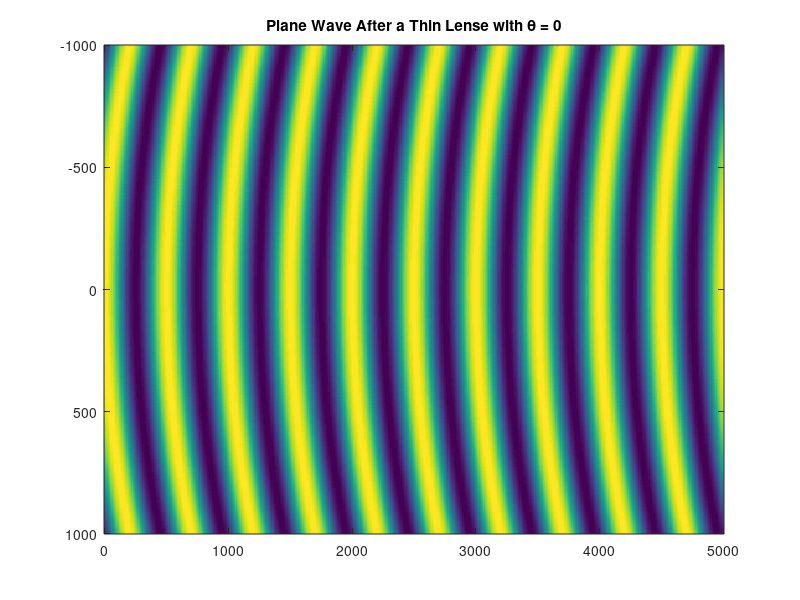
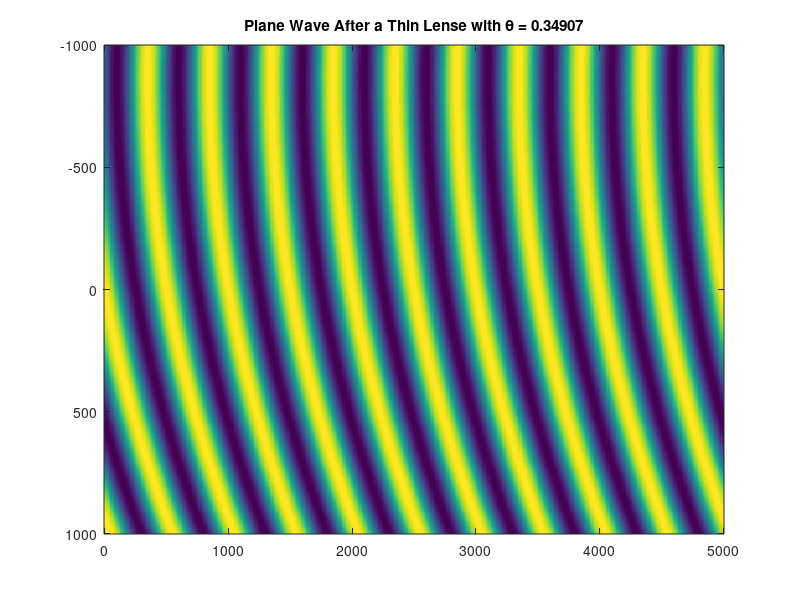
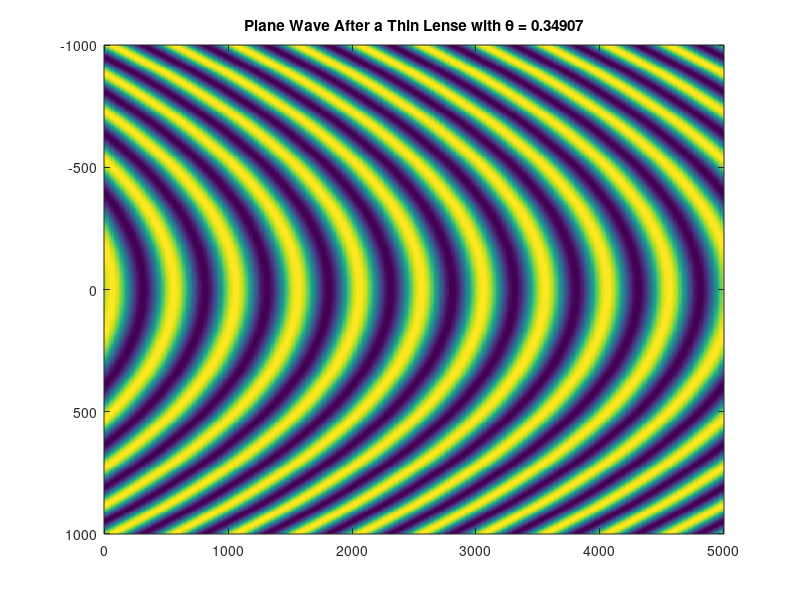

Reproduce these figures in MATLAB, in order.
% Wave Visualization
% note that many of the distances are unrealistic, but are used to simplify
% visualization
close all;

ll = 500; % wavelength in nm
k0 = 2*pi/ll; % wavenumber
xmin = -2*ll;
xmax = 2*ll;
zmin = 0;
zmax = 10*ll;
x = linspace(xmin,xmax,500);
z = linspace(zmin,zmax,500);
[Z X] = meshgrid(z,x);

n = 1.4;
R1 = 2000; % lens radius in nm
R2 = -R1;
f = 1/((n-1)*(1/R1 - 1/R2));

% straight plane-wave after thin-lense
U = exp(1i*k0*X.^2./(2*f)).*exp(-1i*k0*Z);
imagesc([zmin zmax],[xmax xmin],real(U));
title('Plane Wave After a Thin Lense with \theta = 0');

% angled plane-wave after thin-lense
theta = 20/360*2*pi;
U2 = exp(-1i*k0*theta*X).*exp(1i*k0*X.^2./(2*f)).*exp(-1i*k0*Z);
figure;
imagesc([zmin zmax],[xmax xmin],real(U2));
title(['Plane Wave After a Thin Lense with \theta = ' num2str(theta)]);

% fresnel wave after thin lense
z1 = ll;
U0 = exp(-1j*k0*z1).*exp(-1i*k0*X.^2/z1);
U3 = U0*exp(1j*k0*X.^2/(2*f)).*exp(-1i*k0*Z);
figure;
imagesc([zmin zmax],[xmax xmin],real(U3));
title(['Plane Wave After a Thin Lense with \theta = ' num2str(theta)]);